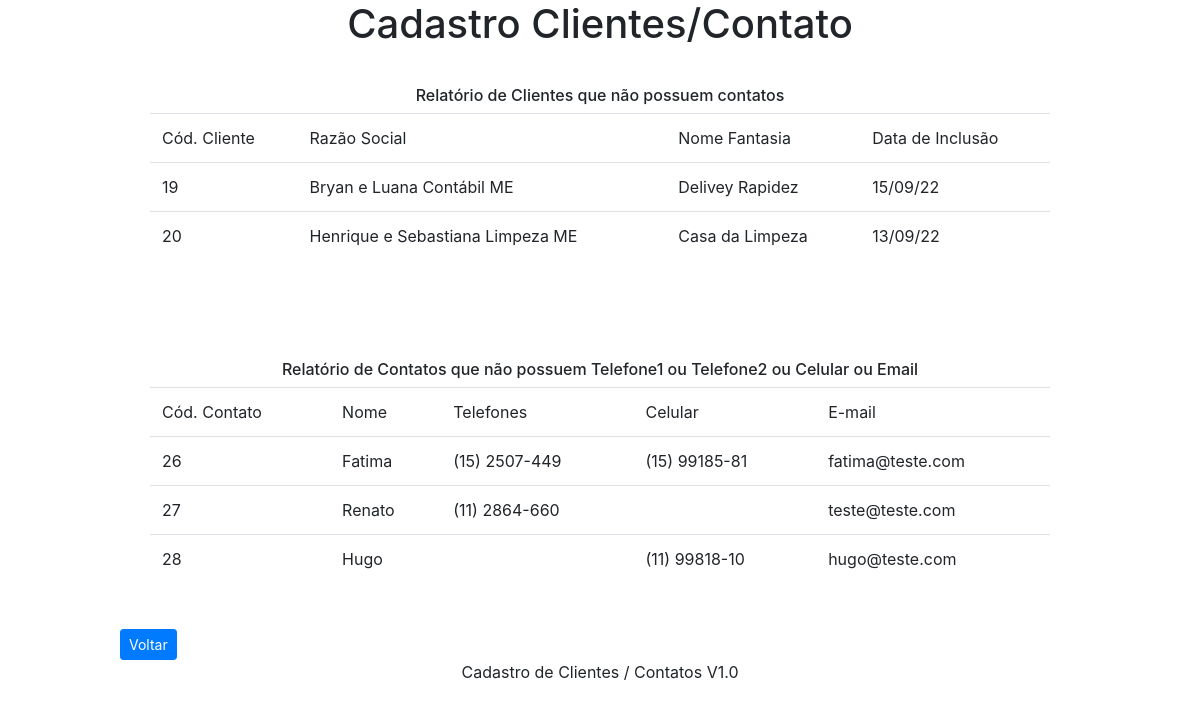
Page /relatorio.php on the committed database.
### tables this page shows
CREATE TABLE `cliente` (
  `cod_cliente` int(10) NOT NULL,
  `razao_social` varchar(100) NOT NULL,
  `nome_fantasia` varchar(50) NOT NULL,
  `endereco` varchar(100) DEFAULT NULL,
  `complemento` varchar(50) DEFAULT NULL,
  `bairro` varchar(50) DEFAULT NULL,
  `cidade` varchar(50) DEFAULT NULL,
  `estado` char(2) DEFAULT NULL,
  `data_inclusao` timestamp NULL DEFAULT NULL
);

CREATE TABLE `contato` (
  `cod_contato` int(11) NOT NULL,
  `nome_contato` varchar(100) NOT NULL,
  `telefone_1` char(13) DEFAULT NULL,
  `telefone_2` char(13) DEFAULT NULL,
  `celular` char(13) DEFAULT NULL,
  `email` varchar(50) DEFAULT NULL,
  `cod_cliente` int(11) DEFAULT NULL
);

### relatorio.php (the view, shortened to what this page needs)
<?php
    include_once "config/db.php";
    $sql = "SELECT * FROM cliente cli WHERE (SELECT count(1) FROM contato con where con.cod_cliente = cli.cod_cliente) = 0";
    $res = mysqli_query($conn, $sql);
    $cont = "SELECT * FROM contato WHERE telefone_1 = '' OR telefone_1 IS null OR telefone_2 = '' OR telefone_2 is null OR celular = '' OR celular is null OR email= '' OR email is null";
    $rescont = mysqli_query($conn, $cont);
?>
<!DOCTYPE html>
<html lang="pt-br">
<head>
    <link rel="stylesheet" href="css/style.css">
    <link rel="stylesheet" href="https://stackpath.bootstrapcdn.com/bootstrap/4.1.3/css/bootstrap.min.css">
</head>
<body>
    <div class="envolve">
        <header>
            <h1>Cadastro Clientes/Contato</h1>
        </header>
        <section>
            <h6>Relatório de Clientes que não possuem contatos</h6>
            <form action="formulario">
                <table class="table">
                    <thead class="thead-dark">
                        <tr>
                            <td scope="col">Cód. Cliente</td>
                            <td scope="col">Razão Social</td>
                            <td scope="col">Nome Fantasia</td>
                            <td scope="col">Data de Inclusão</td>
                        </tr>
                    </thead>
                    <tbody>
                    <?php
                        if ($res !== false && $res -> num_rows > 0){
                            while($row = mysqli_fetch_array($res)){
                        ?>
                        <tr>
                            <td scope="col"><?php echo $row['cod_cliente']; ?></td>
                            <td scope="col"><?php echo $row['razao_social']; ?></td>
                            <td scope="col"><?php echo $row['nome_fantasia']; ?></td>
                            <td scope="col"><?php echo date ('d/m/y', strtotime($row['data_inclusao'])); ?></td>
                        </tr>
                    <?php
                            }
                        }
                    ?>
                    </tbody>
                </table>
            </form>
        </section>
        <br>
        <section>
            <h6>Relatório de Contatos que não possuem Telefone1 ou Telefone2 ou Celular ou Email</h6>
            <form action="formulario">
                <table class="table">
                    <thead class="thead-dark" >
                        <tr>
                            <td scope="col">Cód. Contato</td>
                            <td scope="col">Nome</td>
                            <td scope="col">Telefones</td>
                            <td scope="col">Celular</td>
                            <td scope="col">E-mail</td>
                        </tr>
                    </thead>
                    <tbody>
                        <?php
                            if ($rescont !== false && $rescont -> num_rows > 0){
                                while($row = mysqli_fetch_array($rescont)){
                        ?>
                            <tr>
                                <td scope="col"><?php echo $row['cod_contato']; ?></td>
                                <td scope="col"><?php echo $row['nome_contato']; ?></td>
                                <td scope="col"><?php echo $row['telefone_1'];
                                        echo $row['telefone_2']; ?></td>
                                <td scope="col"><?php echo $row['celular']; ?></td>
                                <td scope="col"><?php echo $row['email']; ?></td>
                            </tr>
                        <?php
                                }
                            }
                        ?>
                    </tbody>
                </table>
            </form>
        </section>
            <a class="btn btn-primary btn-sm" href="index.php">Voltar</a>
        <footer>
                <p>Cadastro de Clientes / Contatos V1.0</p>
        </footer>
    </div>
</body>
</html>

### css/style.css (style rules this page uses)
.envolve { width: 960px; margin: auto; }
h1, h6, h2 { text-align: center; }
section { padding: 30px; }
footer { text-align: center; }

### rows in the picture
cliente: cod_cliente "19", razao_social "Bryan e Luana Contábil ME", nome_fantasia "Delivey Rapidez", data_inclusao "15/09/22"
cliente: cod_cliente "20", razao_social "Henrique e Sebastiana Limpeza ME", nome_fantasia "Casa da Limpeza", data_inclusao "13/09/22"
contato: cod_contato "26", nome_contato "Fatima", telefone_1 "(15) 2507-449", celular "(15) 99185-81", email "fatima@teste.com"
contato: cod_contato "27", nome_contato "Renato", telefone_1 "(11) 2864-660", email "teste@teste.com"
contato: cod_contato "28", nome_contato "Hugo", celular "(11) 99818-10", email "hugo@teste.com"
